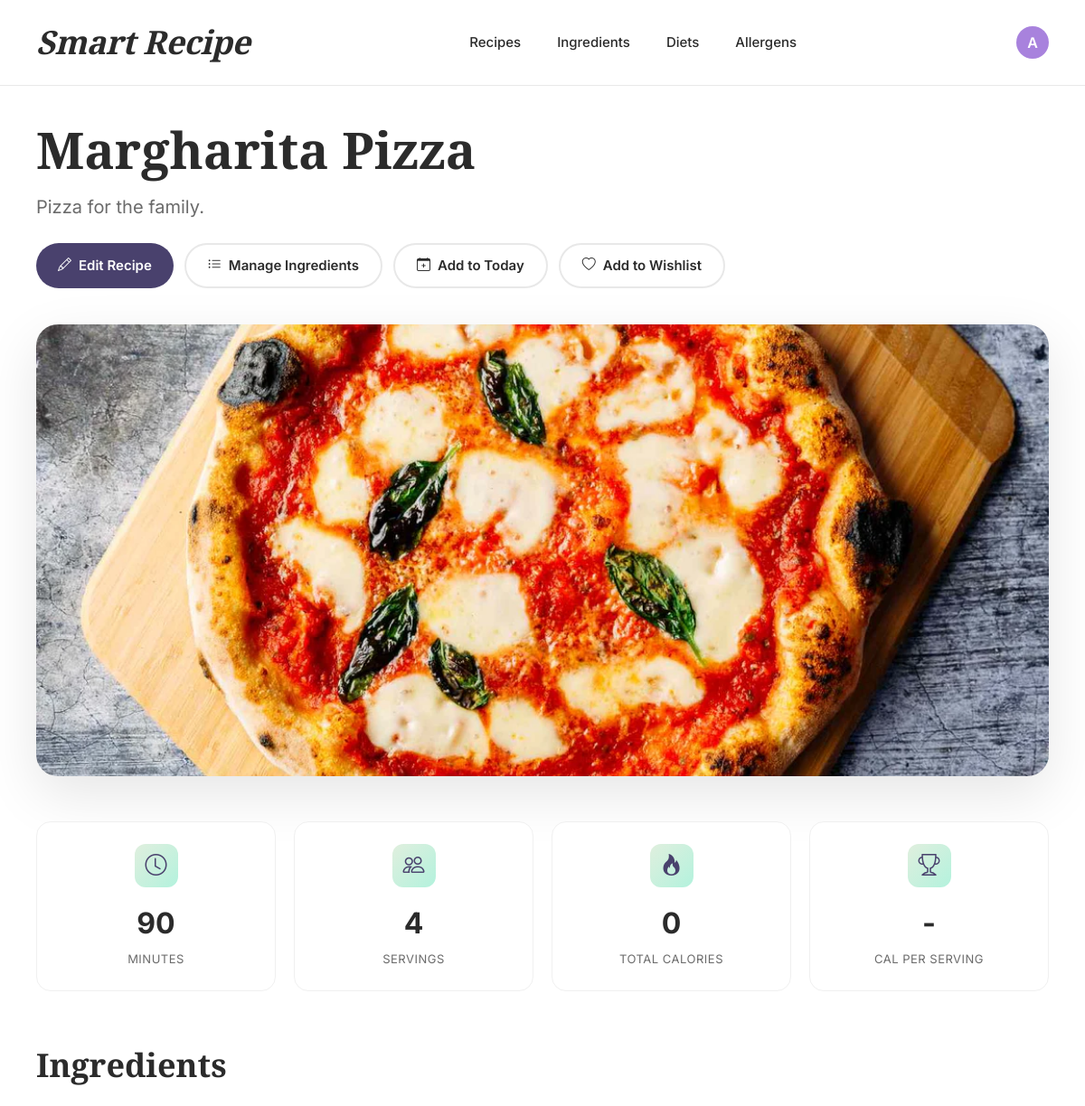
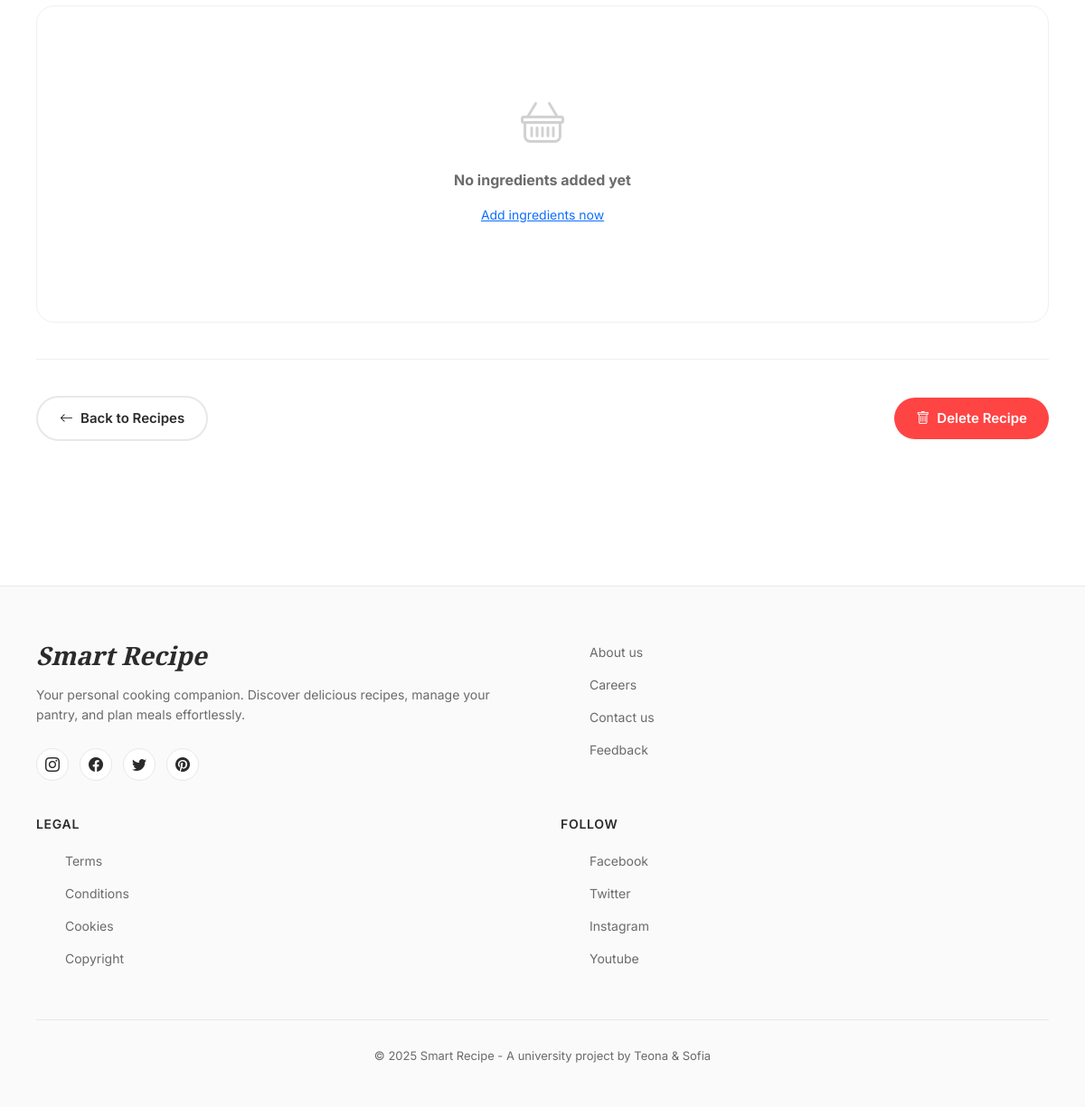
Screenshot of /recipes/4/ (signed in) with the database file from the repository (2 pictures, top to bottom).
### smart_recipe_app/models.py (models this page shows, shortened)
class Recipe(models.Model):
    name = models.CharField(max_length=200)
    description = models.TextField(blank=True)
    no_of_servings = models.PositiveIntegerField(default=1)
    preparation_time = models.PositiveIntegerField(help_text="Minutes")
    image = models.ImageField(upload_to='recipes/', blank=True, null=True)
    ingredients = models.ManyToManyField(Ingredient, through='RecipeIngredientRelation', related_name='recipes')  # ingredient.recipes.all()
    @property
    def total_calories(self):
        return sum(ingredient_per_recipe.calories for ingredient_per_recipe in self.recipe_ingredients.all())
    @property
    def calories_per_serving(self):
        if self.no_of_servings:
            return self.total_calories / self.no_of_servings
        return None

### smart_recipe_app/views.py (the view)
# urls.py: path("recipes/<int:pk>/", views.recipe_detail, name="recipe_detail"),
@login_required
def recipe_detail(request, pk):
    recipe = get_object_or_404(
        Recipe.objects.prefetch_related("recipe_ingredients__ingredient"),
        pk=pk
    )
    relations = recipe.recipe_ingredients.all()
    return render(request, "recipes/recipe_detail.html", {"recipe": recipe, "relations": relations})

### smart_recipe_app/templates/recipes/recipe_detail.html (shortened to what this page needs)
{% extends 'common/base.html' %}
{% block content %}
<div class="recipe-detail-container">
    <div class="recipe-header">
        <h1 class="recipe-title">{{ recipe.name }}</h1>
        {% if recipe.description %}
        <p class="recipe-subtitle">{{ recipe.description }}</p>
        {% endif %}
        <div class="recipe-actions-bar">
            <a href="{% url 'recipe_edit' recipe.id %}" class="btn-action btn-primary-action">
                <i class="bi bi-pencil"></i>
                Edit Recipe
            </a>
            <a href="{% url 'recipe_edit_ingredients' recipe.id %}" class="btn-action btn-secondary-action">
                <i class="bi bi-list-ul"></i>
                Manage Ingredients
            </a>
            <form method="post" action="{% url 'add_recipe_to_today_plan' recipe.id %}" style="margin:0;">
                <button type="submit" class="btn-action btn-secondary-action">
                    <i class="bi bi-calendar-plus"></i>
                    Add to Today
                </button>
            </form>
            <form method="post" action="{% url 'toggle_wishlist' recipe.id %}" style="margin:0;">
                <button type="submit" class="btn-action btn-secondary-action">
                    <i class="bi bi-heart{% if is_in_wishlist %}-fill{% endif %}"></i>
                    {% if is_in_wishlist %}In Wishlist{% else %}Add to Wishlist{% endif %}
                </button>
            </form>
        </div>
    </div>
    <div class="recipe-image-container">
        {% if recipe.image %}
        <img src="{{ recipe.image.url }}" alt="{{ recipe.name }}" class="recipe-image">
        {% else %}
        <div class="recipe-placeholder">
            <i class="bi bi-image" style="font-size: 64px; opacity: 0.3;"></i>
        </div>
        {% endif %}
    </div>
    <div class="stats-grid">
        <div class="stat-card">
            <div class="stat-icon">
                <i class="bi bi-clock"></i>
            </div>
            <div class="stat-value">{{ recipe.preparation_time }}</div>
            <div class="stat-label">Minutes</div>
        </div>
        <div class="stat-card">
            <div class="stat-icon">
                <i class="bi bi-people"></i>
            </div>
            <div class="stat-value">{{ recipe.no_of_servings }}</div>
            <div class="stat-label">Servings</div>
        </div>
        <div class="stat-card">
            <div class="stat-icon">
                <i class="bi bi-fire"></i>
            </div>
            <div class="stat-value">{{ recipe.total_calories|floatformat:0 }}</div>
            <div class="stat-label">Total Calories</div>
        </div>
        <div class="stat-card">
            <div class="stat-icon">
                <i class="bi bi-trophy"></i>
            </div>
            <div class="stat-value">
                {% if recipe.calories_per_serving %}
                {{ recipe.calories_per_serving|floatformat:0 }}
                {% else %}
                -
                {% endif %}
            </div>
            <div class="stat-label">Cal per Serving</div>
        </div>
    </div>
    <h2 class="section-title">Ingredients</h2>
    <div class="ingredients-card">
        {% if relations %}
            {% for rel in relations %}
            <div class="ingredient-item">
                <div class="ingredient-info">
                    <div class="ingredient-check">
                        <i class="bi bi-check"></i>
                    </div>
                    <div>
                        <div class="ingredient-name">{{ rel.ingredient.name }}</div>
                        <div class="ingredient-quantity">
                            {{ rel.quantity }} {{ rel.ingredient.base_unit }}
                        </div>
                    </div>
                </div>
                <div class="ingredient-calories">
                    {{ rel.calories|floatformat:0 }} kcal
                </div>
            </div>
            {% endfor %}
        {% else %}
        <div class="no-ingredients">
            <i class="bi bi-basket" style="font-size: 48px; opacity: 0.3; margin-bottom: 16px; display: block;"></i>
            <p><strong>No ingredients added yet</strong></p>
            <p style="font-size: 14px; margin-top: 8px;">
                <a href="{% url 'recipe_edit_ingredients' recipe.id %}">Add ingredients now</a>
            </p>
        </div>
        {% endif %}
    </div>
    <div class="bottom-actions">
        <a href="{% url 'recipe_list' %}" class="btn-action btn-secondary-action">
            <i class="bi bi-arrow-left"></i>
            Back to Recipes
        </a>
        <form method="post" action="{% url 'recipe_delete' recipe.id %}" style="margin: 0;">
            <button type="submit" class="btn-action btn-delete" onclick="return confirm('Delete this recipe?');">
                <i class="bi bi-trash"></i>
                Delete Recipe
            </button>
        </form>
    </div>
</div>
{% endblock %}

### smart_recipe_app/templates/common/base.html (shortened to what this page needs)
{% load static %}
<!DOCTYPE html>
<html lang="en">
<head>
    <link href="https://cdn.jsdelivr.net/npm/bootstrap@5.3.2/dist/css/bootstrap.min.css" rel="stylesheet">
    <link rel="stylesheet" href="https://cdn.jsdelivr.net/npm/bootstrap-icons@1.11.1/font/bootstrap-icons.css">
</head>
<body>
    <header class="clean-header">
        <div class="header-container">
            <a href="{% url 'index' %}" class="logo-text">Smart Recipe</a>
            {% if user.is_authenticated %}
            <nav class="header-nav">
                <a href="{% url 'recipe_list' %}" class="nav-link">Recipes</a>
                <a href="{% url 'ingredient_list' %}" class="nav-link">Ingredients</a>
                <a href="{% url 'diet_list' %}" class="nav-link">Diets</a>
                <a href="{% url 'allergen_list' %}" class="nav-link">Allergens</a>
            </nav>
            <div class="header-actions">
                <div class="dropdown user-menu">
                    <button class="user-btn dropdown-toggle" type="button" data-bs-toggle="dropdown" aria-expanded="false">
                        <div class="user-avatar">
                            {{ user.username|first|upper }}
                        </div>
                    </button>
                </div>
            </div>
            {% else %}
            <div class="header-actions">
                <a href="{% url 'login' %}" class="nav-link">Login</a>
            </div>
            {% endif %}
        </div>
    </header>
    <main>
        {% block content %}{% endblock %}
    </main>
    <footer class="clean-footer">
        <div class="footer-container">
            <div class="footer-content">
                <div class="footer-brand">
                    <h3>Smart Recipe</h3>
                    <p>Your personal cooking companion. Discover delicious recipes, manage your pantry, and plan meals effortlessly.</p>
                    <div class="social-links">
                        <a href="#" class="social-link" aria-label="Instagram">
                            <i class="bi bi-instagram"></i>
                        </a>
                        <a href="#" class="social-link" aria-label="Facebook">
                            <i class="bi bi-facebook"></i>
                        </a>
                        <a href="#" class="social-link" aria-label="Twitter">
                            <i class="bi bi-twitter"></i>
                        </a>
                        <a href="#" class="social-link" aria-label="Pinterest">
                            <i class="bi bi-pinterest"></i>
                        </a>
                    </div>
                </div>
                <div class="footer-section">
                    <ul class="footer-links">
                        <li><a href="#">About us</a></li>
                        <li><a href="#">Careers</a></li>
                        <li><a href="#">Contact us</a></li>
                        <li><a href="#">Feedback</a></li>
                    </ul>
                </div>
                <div class="footer-section">
                    <h4>Legal</h4>
                    <ul class="footer-links">
                        <li><a href="#">Terms</a></li>
                        <li><a href="#">Conditions</a></li>
                        <li><a href="#">Cookies</a></li>
                        <li><a href="#">Copyright</a></li>
                    </ul>
                </div>
                <div class="footer-section">
                    <h4>Follow</h4>
                    <ul class="footer-links">
                        <li><a href="#">Facebook</a></li>
                        <li><a href="#">Twitter</a></li>
                        <li><a href="#">Instagram</a></li>
                        <li><a href="#">Youtube</a></li>
                    </ul>
                </div>
            </div>
            <div class="footer-bottom">
                <p>&copy; 2025 Smart Recipe - A university project by Teona & Sofia</p>
            </div>
        </div>
    </footer>
</body>
</html>

### smart_recipe_app/templates/common/base.html (style rules this page uses)
:root { --vintage-grape: #49416D; --bright-lavender: #A882DD; --sweet-salmon: #E08D79; --honeydew: #E0EFDE; --icy-aqua: #B3F2DD; --text-dark: #2b2b2b; --text-muted: #6b6b6b; }
* { margin: 0; padding: 0; box-sizing: border-box; }
body { font-family: 'Inter', -apple-system, BlinkMacSystemFont, sans-serif; color: var(--text-dark); background-color: #ffffff; min-height: 100vh; display: flex; flex-direction: column; }
.clean-header { background: white; border-bottom: 1px solid #e8e8e8; position: sticky; top: 0; z-index: 1000; padding: 20px 0; }
.header-container { max-width: 1400px; margin: 0 auto; padding: 0 40px; display: flex; align-items: center; justify-content: space-between; }
.logo-text { font-family: 'Playfair Display', serif; font-size: 36px; font-weight: 900; font-style: italic; color: var(--text-dark); text-decoration: none; letter-spacing: -0.5px; transition: color 0.3s ease; }
.header-nav { display: flex; align-items: center; gap: 40px; }
.nav-link { color: var(--text-dark); text-decoration: none; font-weight: 500; font-size: 15px; transition: color 0.3s ease; }
.header-actions { display: flex; align-items: center; gap: 25px; }
.user-btn.dropdown-toggle::after { display: none; }
.user-btn { background: transparent; border: none; padding: 0; cursor: pointer; }
.user-avatar { width: 36px; height: 36px; background: var(--bright-lavender); border-radius: 50%; display: flex; align-items: center; justify-content: center; color: white; font-weight: 600; transition: transform 0.3s ease; }
main { flex: 1; }
.clean-footer { background: #fafafa; border-top: 1px solid #e8e8e8; padding: 60px 0 30px; margin-top: 80px; }
.footer-container { max-width: 1400px; margin: 0 auto; padding: 0 40px; }
.footer-content { display: grid; grid-template-columns: 2fr 1fr 1fr 1fr; gap: 60px; margin-bottom: 40px; }
.footer-brand h3 { font-family: 'Playfair Display', serif; font-size: 28px; font-weight: 900; font-style: italic; margin-bottom: 15px; color: var(--text-dark); }
.footer-brand p { color: var(--text-muted); line-height: 1.6; margin-bottom: 25px; font-size: 14px; }
.social-links { display: flex; gap: 12px; }
.social-link { width: 36px; height: 36px; background: white; border: 1px solid #e8e8e8; border-radius: 50%; display: flex; align-items: center; justify-content: center; color: var(--text-dark); text-decoration: none; transition: all 0.3s ease; }
.footer-section h4 { font-weight: 600; margin-bottom: 20px; font-size: 14px; text-transform: uppercase; letter-spacing: 0.05em; color: var(--text-dark); }
.footer-links { list-style: none; }
.footer-links li { margin-bottom: 12px; }
.footer-links a { color: var(--text-muted); text-decoration: none; font-size: 14px; transition: all 0.3s ease; }
.footer-bottom { border-top: 1px solid #e8e8e8; padding-top: 30px; text-align: center; font-size: 13px; color: var(--text-muted); }
@media (max-width: 1200px) { .footer-content { grid-template-columns: 1fr 1fr; gap: 40px; } }

### rows the page displays
Recipe: name "Margharita Pizza", description "Pizza for the family.", image (picture), preparation_time "90", no_of_servings "4", total_calories "0"

### other values shown
{{ user.username|first|upper }} "A"
